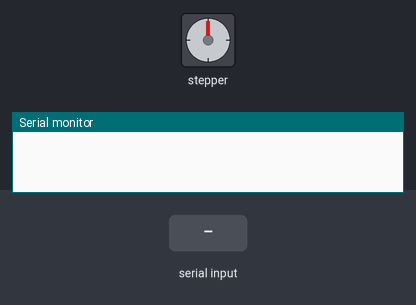
Recording of a sketch running on a simulated Arduino Uno, built with avr-gcc and run on an emulated ATmega328P. Parts: stepper motor, the last lines printed to the serial monitor. Inputs (shaded band) come from the test bench. Stepper angles assume 200 steps per turn.

Above: at 1.2 s.
1.3 s: "90,45\n" received over Serial
At 1.75 s:
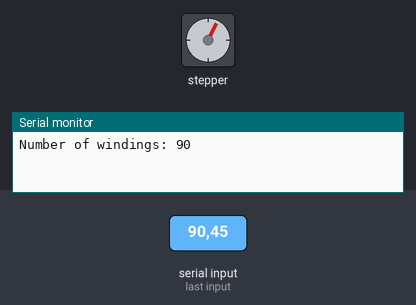
At 2.36 s:
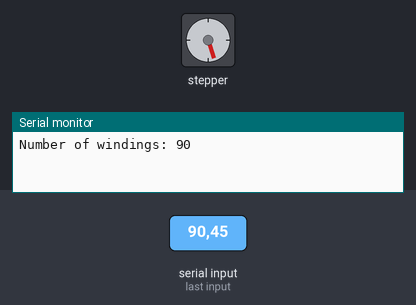
4.3 s: "1\n" received over Serial
At 4.46 s:
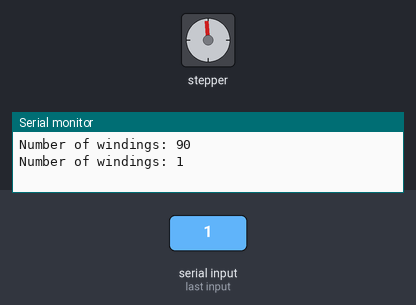
7.3 s: "30,150\n" received over Serial
Timing chart, 0 to 19.3 s (numbered marks = the images above; inputs shaded):
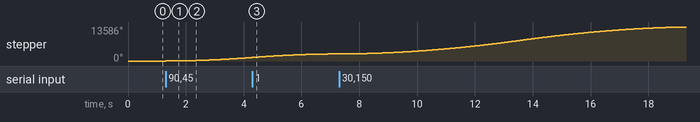

The sketch:

coil_winder.ino
```cpp
#include <AccelStepper.h>
#include "linereader.h"

LineReader reader;
char *linein;

const int STEPS_PER_WINDING = 200;
const int MAX_SPEED = 2000;

// Define a stepper and the pins it will use
//AccelStepper stepper; // Defaults to AccelStepper::FULL4WIRE (4 pins) on 2, 3, 4, 5
AccelStepper stepper(AccelStepper::DRIVER, 4, 3);

void setup()
{
  Serial.begin(115200);

  stepper.setMaxSpeed(MAX_SPEED);
  stepper.setAcceleration(180);
}


void loop() {
  char *line;
  if ((line = reader.readln(Serial)) != NULL) {
    on_process_command( line );
  }

  stepper.run();
}


void stepper_drive(int windings) {
    Serial.print("Number of windings: ");
    Serial.print(windings);
    Serial.println();

    stepper.move(windings*STEPS_PER_WINDING);
}

void on_process_command(char *cmd) {

    int windings = 0;
    int rps = 0;

    if(sscanf(cmd, "%d", &windings) == 1) {
      stepper_drive( windings );
    }
}
```

linereader.cpp
```cpp
#include "linereader.h"

char* LineReader::readln(Stream &stream) {
  while(stream.available()>0) {
    char *l = readln(stream.read());
    if (l)
      return l;
  }
  return 0;
}

char* LineReader::readln(char c) {
  buffer[bpos] = c;
  if (buffer[bpos] == '\r' || buffer[bpos] == '\n' || buffer[bpos] == 0) {
    buffer[bpos] = 0;
    if (bpos > 0) {
      bpos = 0;
      return buffer;
    }
    bpos = 0;
  } else if (++bpos >= READLINE_MAX) {
    // overflow
    bpos = 0;
  }
  return 0;
}
```

linereader.h
```cpp
#ifndef _READLINE_H
#define _READLINE_H

#include <Stream.h>

#define READLINE_MAX  128

class LineReader {
public:
  LineReader() : bpos(0), complete(false) {}
//  virtual ~LineReader();

  char *readln(Stream &stream);
  char *readln(char c);
private:
  char buffer[READLINE_MAX];
  int bpos;
  bool complete;
};

#endif
```

Measured:
- after the input at 1.3 s, stepper: keeps turning clockwise at about 472°/s, starting at once
